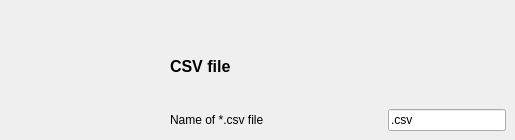
      <widget class="QWidget" name="page">
       <widget class="QWidget" name="layoutWidget_13">
        <property name="geometry">
         <rect>
          <x>170</x>
          <y>30</y>
          <width>336</width>
          <height>101</height>
         </rect>
        </property>
        <layout class="QGridLayout" name="gridLayout_csv">
         <item row="0" column="0">
          <widget class="QLabel" name="label_4">
           <property name="font">
            <font>
             <pointsize>12</pointsize>
             <weight>75</weight>
             <bold>true</bold>
            </font>
           </property>
           <property name="text">
            <string>CSV file</string>
           </property>
          </widget>
         </item>
         <item row="1" column="0">
          <widget class="QLabel" name="label_5">
           <property name="text">
            <string>Name of *.csv file</string>
           </property>
          </widget>
         </item>
         <item row="1" column="1">
          <spacer name="horizontalSpacer_5">
           <property name="orientation">
            <enum>Qt::Horizontal</enum>
           </property>
           <property name="sizeHint" stdset="0">
            <size>
             <width>58</width>
             <height>20</height>
            </size>
           </property>
          </spacer>
         </item>
         <item row="1" column="2">
          <widget class="QLineEdit" name="lineEdit_csvfile">
           <property name="text">
            <string>.csv</string>
           </property>
          </widget>
         </item>
        </layout>
       </widget>
      </widget>
